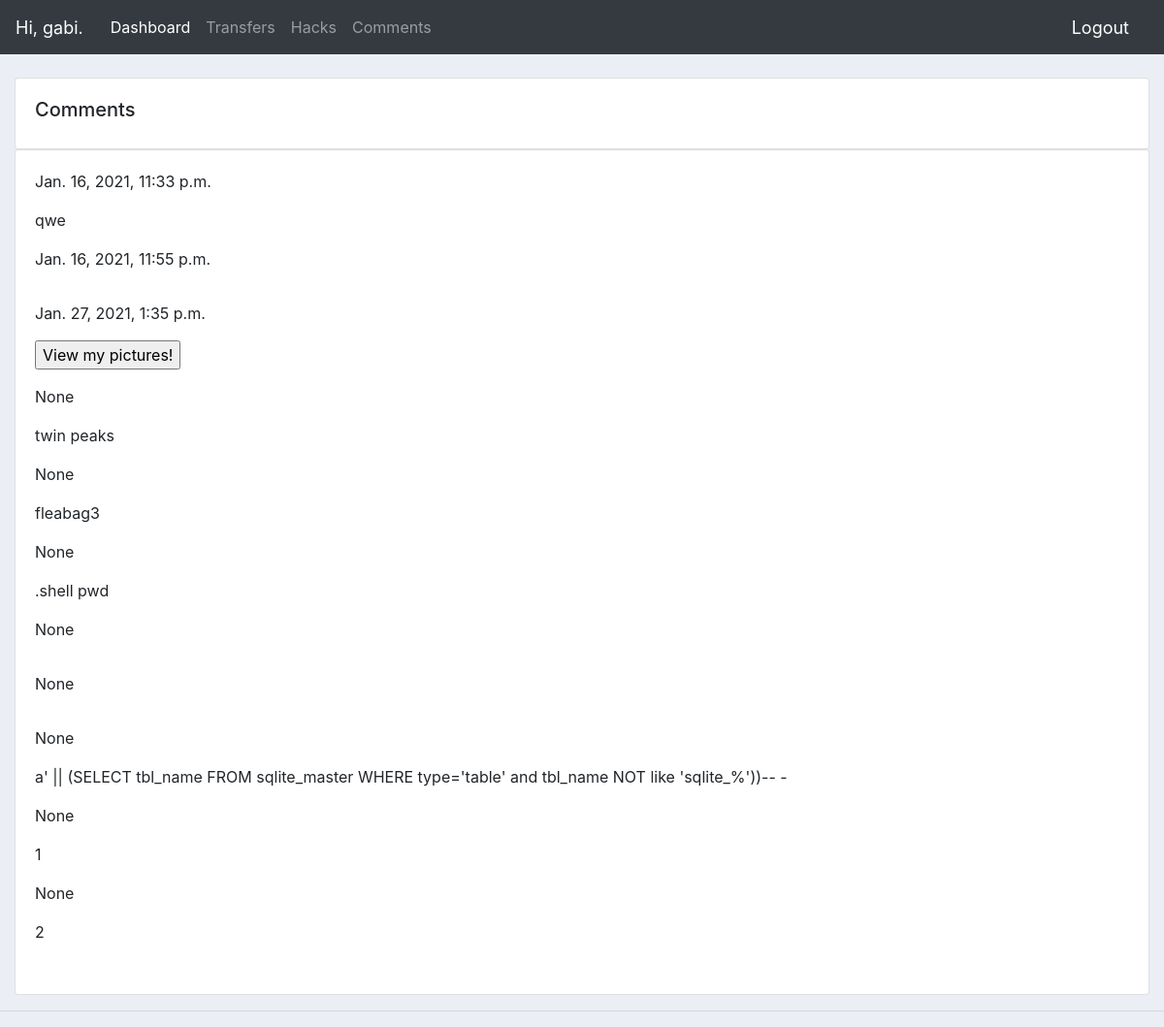
Page /comments/ (signed in) on the earlier database version.
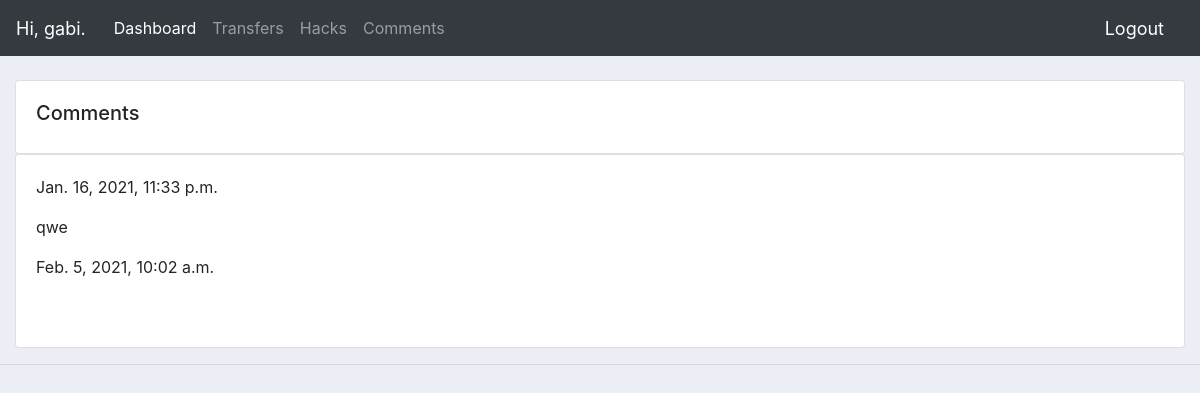
Same page on the later database version.
### accounts/models.py (models this page shows, shortened)
class Comment(models.Model):
    matter = models.CharField(max_length=200, null=True)
    date_created = models.DateTimeField(auto_now=True, null=True)

### accounts/views.py (the view)
# urls.py: path('comments/', views.comments, name="comments")
@login_required(login_url='login')
def comments(request):
    my_comments = Comment.objects.all()
    return render(request, 'accounts/comments.html', {'comments': my_comments})

### accounts/templates/accounts/comments.html
{%  extends 'accounts/main.html' %}
{% block content %}
<br>
<div class="row">
    <div class="col-md">
        <div class="card card-body">
            <h5>Comments</h5>
        </div>
        <div class="card card-body">
            <table class="table">
                {% for i in comments %}
                    <p>{{i.date_created}}</p>
                    <p>{{i.matter | safe }}</p>
                {% endfor %}
            </table>
        </div>
    </div>
</div>
{% endblock content %}

### accounts/templates/accounts/main.html (shortened to what this page needs)
{% load static %}
<!DOCTYPE html>
<html>
<head>
	<link rel="stylesheet" href="https://stackpath.bootstrapcdn.com/bootstrap/4.3.1/css/bootstrap.min.css">
	<link rel="stylesheet" type="text/css" href="{% static '/css/main.css' %}">
</head>
<body>
	{%  include 'accounts/navbar.html' %}
	<div class="container-fluid">
	{% block content %}
	{% endblock %}
    </div>
	<hr>
</body>
</html>

### accounts/templates/accounts/navbar.html (shortened to what this page needs)
{% load static %}
<nav class="navbar navbar-expand-lg navbar-dark bg-dark">
    <span class="hello-msg">Hi, {{ request.user }}.</span>
    <div class="collapse navbar-collapse" id="navbarNav">
        <ul class="navbar-nav">
            <li class="nav-item active">
                <a class="nav-link" href="{% url 'home' %}">Dashboard</a>
            </li>
            <li class="nav-item">
                <a class="nav-link" href="{% url 'products' %}">Transfers</a>
            </li>
            <li class="nav-item">
                <a class="nav-link" href="{% url 'hacks' %}">Hacks</a>
            </li>
            <li class="nav-item">
                <a class="nav-link" href="{% url 'comments' %}">Comments</a>
            </li>
        </ul>
    </div>
    <span><a class="hello-msg" href="{% url 'logout' %}">Logout</a></span>
</nav>

### static/css/main.css (style rules this page uses)
body { background-color: #ebeff5; }

### accounts/templates/accounts/navbar.html (style rules this page uses)
.hello-msg { font-size: 18px; color: white; margin-right: 20px; }

Differences in the rows shown:
removed Comment: date_created "Jan. 16, 2021, 11:55 p.m."
removed Comment: date_created "Jan. 27, 2021, 1:35 p.m."
removed Comment: date_created "None", matter "twin peaks"
removed Comment: date_created "None", matter "fleabag3"
removed Comment: date_created "None", matter ".shell pwd"
removed Comment: date_created "None"
removed Comment: date_created "None"
removed Comment: date_created "None", matter "a' || (SELECT tbl_name FROM sqlite_master WHERE type='table' and tbl_name NOT like 'sqlite_%'))-- -"
removed Comment: date_created "None", matter "1"
removed Comment: date_created "None", matter "2"
added Comment: date_created "Feb. 5, 2021, 10:02 a.m."
